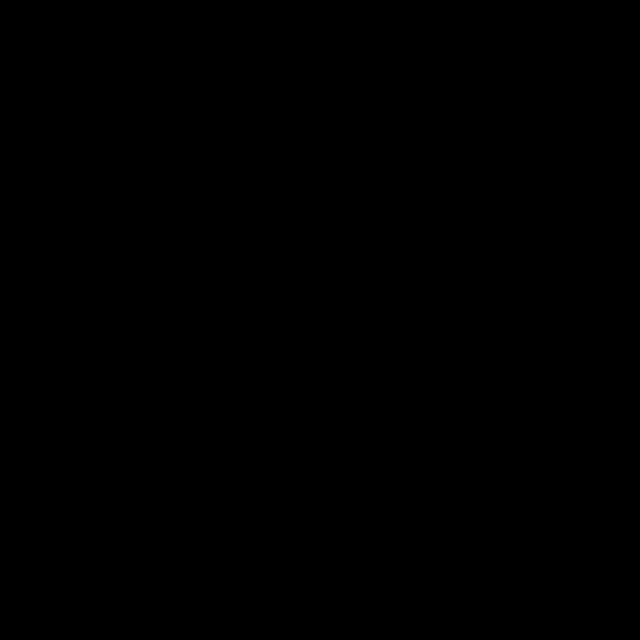
Frame 1 (no input)
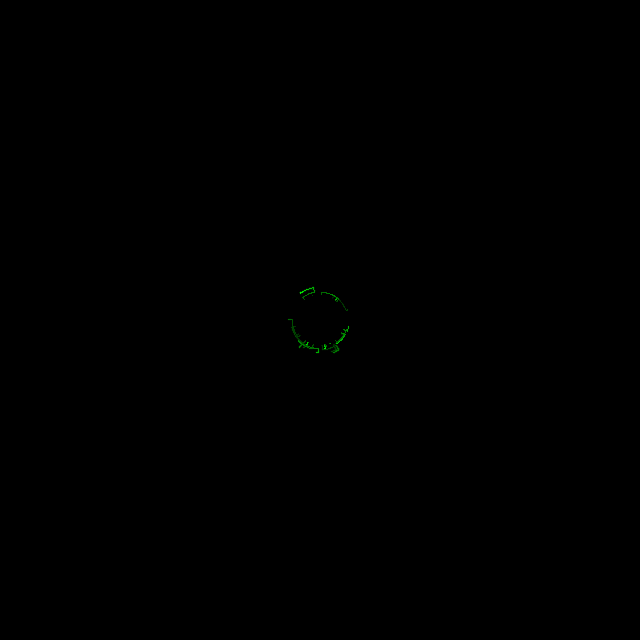
Frame 60 (the mouse pressed at the canvas centre just before this capture)
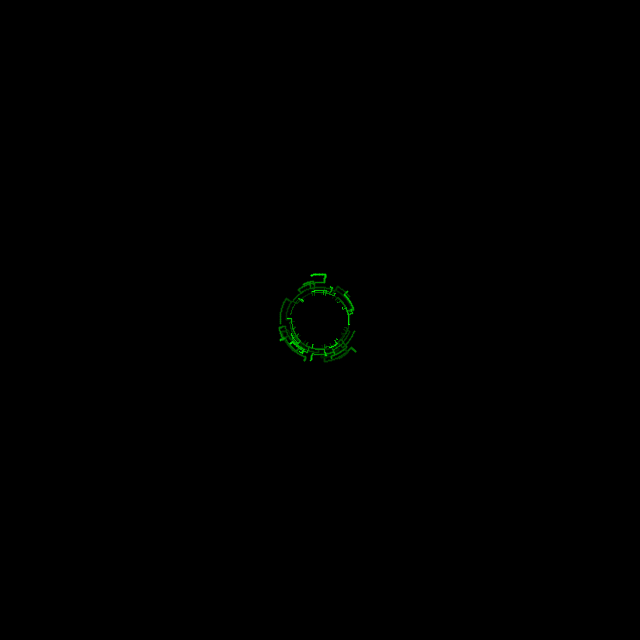
Frame 120 (the mouse held since frame 60 and released just before this capture)

The Processing sketch that drew these frames (run headless with seeded random() and noise(); from frame 60 on, the mouse is pressed at the canvas centre):

// Processing sketch: odly_hypnotising
// ── odly_hypnotising.pde
ArrayList Dots=new ArrayList();
float R=TWO_PI/360;

class Dot {
  float rad, dept;
  int status, count, gray;

  Dot() {
    dept=0;
    status=0;
    rad=random(TWO_PI);
    count=(int)random(10, 20);
    gray=(int)random(64, 255);
  }
  boolean update() {
    if (count--<0) {
      count=(int)random(10, 20);
      status=status!=0?0:int(random(1)*2)*2-1;
    }
    if (status==0) {
      dept+=0.1;
      if (dept>30)return false;
    } else {
      rad+=status*R;
      write();
      rad+=status*R;
    }
    write();
    return true;
  }
  void write() {
    stroke(0, gray, 0);
    pushMatrix();
    rotate(rad);
    scale(pow(1.1, dept));
    point(25, 0);
    popMatrix();
  }
}

void setup() {
  size(640, 640);
  background(0);
  strokeWeight(1);
}

void draw() {
  fill(0, 5);
  noStroke();
  rect(0, 0, width-1, height-1);
  if (frameCount%3==0)Dots.add(new Dot());

  translate(width/2, height/2);
  for (int i=0; i<Dots.size(); i++)
    if (!((Dot)Dots.get(i)).update())Dots.remove(i);
}
